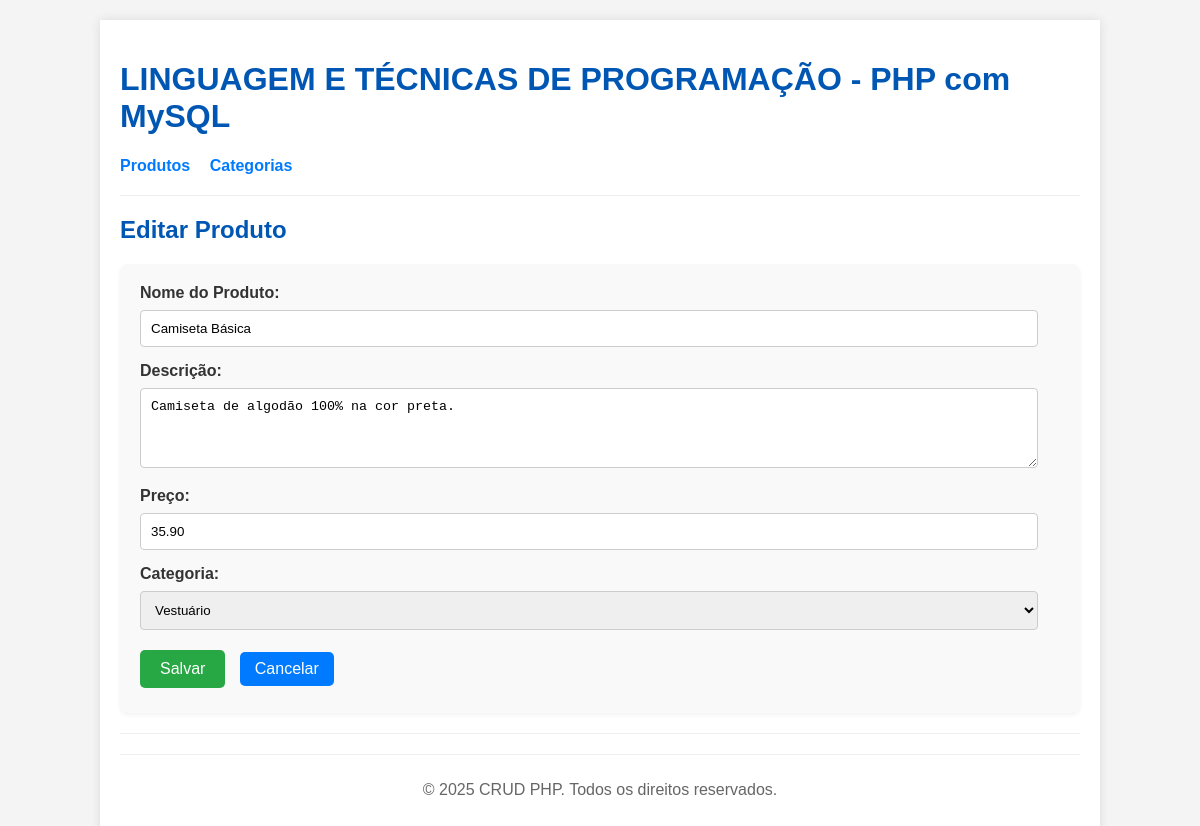
Page /public/index.php?page=produtos&action=edit&id=3 on the committed database.
### tables this page shows
CREATE TABLE IF NOT EXISTS `produtos` (
    `id` INT(11) NOT NULL AUTO_INCREMENT,
    `nome` VARCHAR(255) NOT NULL,
    `descricao` TEXT,
    `preco` DECIMAL(10, 2) NOT NULL,
    `categoria_id` INT(11) NOT NULL,
    PRIMARY KEY (`id`),
    FOREIGN KEY (`categoria_id`) REFERENCES `categorias`(`id`) ON DELETE CASCADE
);

### controllers/ProdutoController.php (called while the page is built, shortened)
<?php
include_once '../config/database.php';
include_once '../models/Produto.php';
include_once '../models/Categoria.php';
class ProdutoController {
    private $produto;
    private $categoria;
    public function __construct() {
        $database = new Database();
        $this->conn = $database->getConnection();
        $this->produto = new Produto($this->conn);
        $this->categoria = new Categoria($this->conn);
    }
    public function readOne($id) {
        $this->produto->id = $id;
        $this->produto->readOne();
        return $this->produto;
    }
    public function getCategorias() {
        $stmt = $this->categoria->read();
        return $stmt;
    }
}
?>

### config/database.php (called while the page is built, shortened)
<?php
class Database {
    private $host = "localhost";
    private $db_name = "crud_db";
    private $username = "root";
    private $password = "";
    public function getConnection(){
        $this->conn = null;
        try{
            $this->conn = new PDO("mysql:host=" . $this->host . ";dbname=" . $this->db_name, $this->username, $this->password);
            $this->conn->exec("set names utf8");
        }catch(PDOException $exception){
            echo "Erro de conexão: " . $exception->getMessage();
        }
        return $this->conn;
    }
}
?>

### models/Produto.php (called while the page is built, shortened)
<?php
class Produto {
    private $conn;
    private $table_name = "produtos";
    public $id;
    public function __construct($db){
        $this->conn = $db;
    }
    function readOne(){
        $query = "SELECT
                    c.nome as categoria_nome, p.id, p.nome, p.descricao, p.preco, p.categoria_id
                FROM
                    " . $this->table_name . " p
                    LEFT JOIN
                        categorias c
                            ON p.categoria_id = c.id
                WHERE
                    p.id = ?
                LIMIT
                    0,1";
        $stmt = $this->conn->prepare( $query );
        $stmt->bindParam(1, $this->id);
        $stmt->execute();
        $row = $stmt->fetch(PDO::FETCH_ASSOC);
        $this->nome = $row["nome"];
        $this->descricao = $row["descricao"];
        $this->preco = $row["preco"];
        $this->categoria_id = $row["categoria_id"];
    }
}
?>

### models/Categoria.php (called while the page is built, shortened)
<?php
class Categoria {
    private $conn;
    private $table_name = "categorias";
    public function __construct($db){
        $this->conn = $db;
    }
    function read(){
        $query = "SELECT id, nome FROM " . $this->table_name . " ORDER BY nome";
        $stmt = $this->conn->prepare($query);
        $stmt->execute();
        return $stmt;
    }
}
?>

### views/produtos/edit_prod.php (the view, shortened to what this page needs)
<?php
include_once __DIR__ .
'/../../controllers/ProdutoController.php';
$controller = new ProdutoController();
$id = isset($_GET['id']) ? $_GET['id'] : die('ID do produto não fornecido.');
$produto = $controller->readOne($id);
$categorias_stmt = $controller->getCategorias();
include __DIR__ .
'/../../views/includes/header.php';
?>
<h2>Editar Produto</h2>
<form action="/crud_php/public/index.php?page=produtos&action=edit&id=<?php echo $id; ?>" method="POST">
    <label for="nome">Nome do Produto:</label>
    <input type="text" id="nome" name="nome" value="<?php echo htmlspecialchars($produto->nome, ENT_QUOTES); ?>" required>
    <label for="descricao">Descrição:</label>
    <textarea id="descricao" name="descricao"><?php echo htmlspecialchars($produto->descricao, ENT_QUOTES); ?></textarea>
    <label for="preco">Preço:</label>
    <input type="number" id="preco" name="preco" step="0.01" value="<?php echo htmlspecialchars($produto->preco, ENT_QUOTES); ?>" required>
    <label for="categoria_id">Categoria:</label>
    <select id="categoria_id" name="categoria_id" required>
        <?php
        while ($categoria = $categorias_stmt->fetch(PDO::FETCH_ASSOC)) {
            $selected = ($categoria['id'] == $produto->categoria_id) ? 'selected' : '';
            echo "<option value=\"" . $categoria['id'] . "\" {$selected}>" . $categoria['nome'] . "</option>";
        }
        ?>
    </select>
    <button type="submit" class="button">Salvar</button>
    <a href="/crud_php/public/index.php?page=produtos" class="button">Cancelar</a>
</form>
<?php include __DIR__ .
'/../../views/includes/footer.php'; ?>

### public/css/style.css (style rules this page uses)
body { font-family: Arial, sans-serif; margin: 0; padding: 0; background-color: #f4f4f4; color: #333; }
h1, h2 { color: #0056b3; }
.button { display: inline-block; padding: 8px 15px; margin: 5px 0; background-color: #007bff; color: white; text-decoration: none; border-radius: 5px; border: none; cursor: pointer; }
form { margin-top: 20px; background-color: #f9f9f9; padding: 20px; border-radius: 8px; box-shadow: 0 2px 4px rgba(0, 0, 0, 0.05); }
form label { display: block; margin-bottom: 8px; font-weight: bold; }
form input[type="text"], form input[type="number"], form textarea, form select { width: calc(100% - 22px); padding: 10px; margin-bottom: 15px; border: 1px solid #ccc; border-radius: 4px; box-sizing: border-box; }
form textarea { resize: vertical; min-height: 80px; }
form button[type="submit"] { background-color: #28a745; color: white; padding: 10px 20px; border: none; border-radius: 5px; cursor: pointer; font-size: 16px; margin-right: 10px; }

### rows in the picture
produtos: nome "Camiseta Básica", descricao "Camiseta de algodão 100% na cor preta.", preco "35.90"

### other values in the picture
form field categoria_id "Vestuário"
